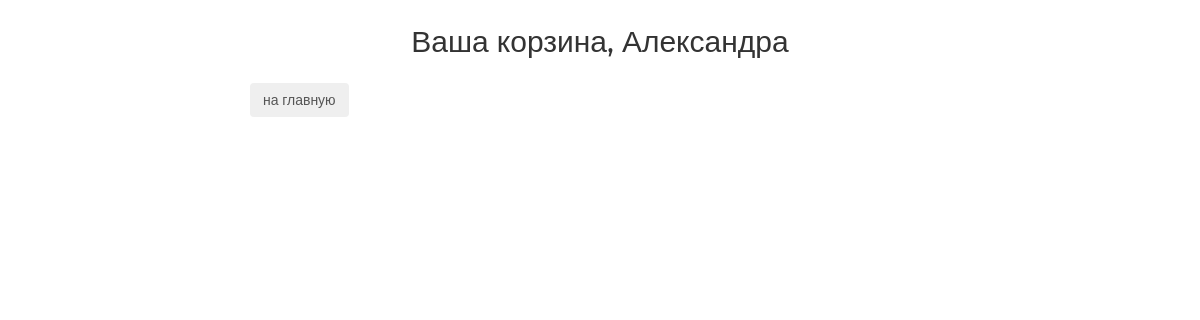
The page /cart/ (signed in) on the database as committed earlier.
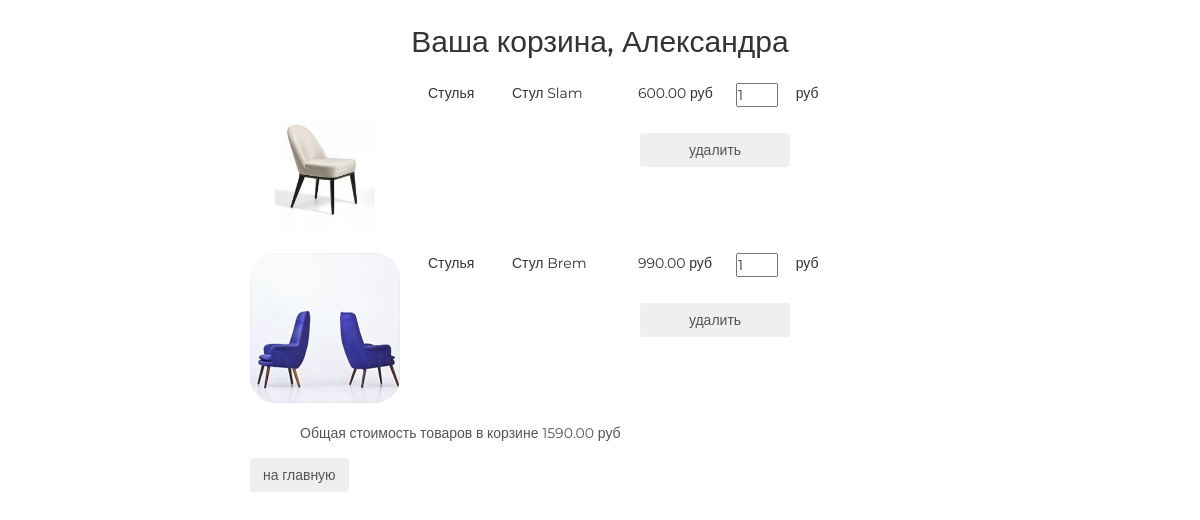
The same page on the database as committed later.
### authapp/models.py (models this page shows, shortened)
class ShopUser(AbstractUser):
    age = models.PositiveIntegerField(verbose_name="возраст", default=18)
    city = models.CharField(max_length=64, verbose_name="город", blank=True)
    phone_number = models.CharField(
        max_length=14, verbose_name="номер телефона", blank=True
    )
    avatar = models.ImageField(upload_to="user_avatars", blank=True)
    activation_key = models.CharField(
        verbose_name="ключ активации", max_length=128, null=True
    )
    activation_expiration_date = models.DateTimeField(
        verbose_name="Истечение активации", default=default_key_expiration_date
    )

### cartapp/models.py (models this page shows, shortened)
class Cart(models.Model):
    user = models.ForeignKey(
        settings.AUTH_USER_MODEL, on_delete=models.CASCADE, related_name="cart"
    )
    product = models.ForeignKey(Product, on_delete=models.CASCADE)
    quantity = models.PositiveIntegerField(verbose_name="количество", default=0)
    add_datetime = models.DateTimeField(verbose_name="время", auto_now_add=True)
    objects = CartManager()

### mainapp/models.py (models this page shows, shortened)
class Product(models.Model):
    class Meta:
        ordering = ("-price", "name")
    name = models.CharField(verbose_name="имя", max_length=128, unique=True)
    description = models.TextField(verbose_name="описание", blank=True, null=True)
    category = models.ForeignKey(ProductCategory, on_delete=models.SET_NULL, null=True)
    short_description = models.TextField(
        verbose_name="короткое описание", max_length=64, blank=True
    )
    price = models.DecimalField(
        verbose_name="цена", max_digits=8, decimal_places=2, default=0
    )
    price_with_discount = models.DecimalField(
        verbose_name="цена со скидкой", max_digits=8, decimal_places=2, default=0
    )
    quantity = models.PositiveIntegerField(
        verbose_name="количество товаров на складе", default=0
    )
    image = models.ImageField(upload_to="products_image", blank=True)
    is_active = models.BooleanField(verbose_name="В каталоге", db_index=True, default=True)

class ProductCategory(models.Model):
    name = models.CharField(verbose_name="имя", max_length=64, unique=True, blank=True)
    description = models.TextField(verbose_name="описание", blank=True, null=True)
    is_active = models.BooleanField(verbose_name="активна", db_index=True, default=True)

### cartapp/views.py (the view)
# urls.py: path("", views.cart, name="view"),
@login_required
def cart(request):
    products = request.user.cart.order_by("product__category")
    return render(
        request,
        "cartapp/cart.html",
        context={
            "cart": products,
        },
    )

### cartapp/models.py (called while the page is built)
    @cached_property
    def total_cost(self):
        return sum(item.product.price * item.quantity for item in self.all())

    @cached_property
    def has_items(self):
        return bool(len(self.all()))

### mainapp/context_processors.py (called while the page is built)
def cart(request):
    cart = []
    if request.user.is_authenticated:
        cart = Cart.objects.filter(user=request.user)
    return {
        "cart": cart,
    }

### cartapp/templates/cartapp/cart.html
{% extends 'cartapp/base.html' %}
{% load static %}
{% block content %}
    <div class="cart_list">
        {% for item in cart %}
            <div class="cart_record">
                <img
                src="/media/{{ item.product.image }}"
                alt="{{ item.product.short_desc }}"
                />
                <span class="category_name">{{ item.product.category.name }}</span>
                <span class="product_name">{{ item.product.name }}</span>
                <span class="product_price">{{ item.product.price }}&nbspруб</span>
                <input
                type="number"
                name="{{ item.pk }}"
                min="0"
                value="{{ item.quantity }}"
                />
                <span class="product_cost">{{ item.cost }}&nbspруб</span>
                <button class="btn btn-round">
                <a href="{% url 'cart:remove_from_cart' item.pk %}" class=""> удалить </a>
                </button>
            </div>
        {% endfor %}
        {% if request.user.cart.has_items %}
            <div class="cart_summary">
                {{ request.user.cart.total_quantity }} Общая стоимость товаров в корзине
                {{ request.user.cart.total_cost }} руб
            </div>
        {% endif %}
    </div>
    <button class="btn btn-round">
        <a href="{% url 'index' %}">на главную</a>
    </button>
{% endblock %}

### cartapp/templates/cartapp/base.html (shortened to what this page needs)
{% load static %}
<html>
  <head>
      {% block css %}
          <link rel="stylesheet" type="text/css" href="{% static 'bootstrap.min.css' %}">
          <link rel="stylesheet" type="text/css" href="{% static 'css/style.css' %}">
          <link rel="stylesheet" href="{% static 'fonts/font-awesome/css/font-awesome.css' %}">
      {% endblock %}
  </head>
  <body>
    <div class="cart_container">
      <div class="h2 text-center head">
          Ваша корзина,
          {% if user.first_name %}
            {{ user.first_name|title}}
          {% else %}
            Пользователь
          {% endif %}
      </div>
        {% block content %}
        {% endblock %}
    </div>
  </body>
</html>

Rows that differ between the two databases and show on the page:
changed ShopUser "Александра": user.cart.total_cost (not shown) → "1590.00"
added Cart: product.image (picture), product.category.name "Стулья", product.name "Стул Slam", product.price "600.00", quantity "1"
added Cart: product.image (picture), product.category.name "Стулья", product.name "Стул Brem", product.price "990.00", quantity "1"
Other text that changed with them:
text now shown: "Общая стоимость товаров в корзине руб"
